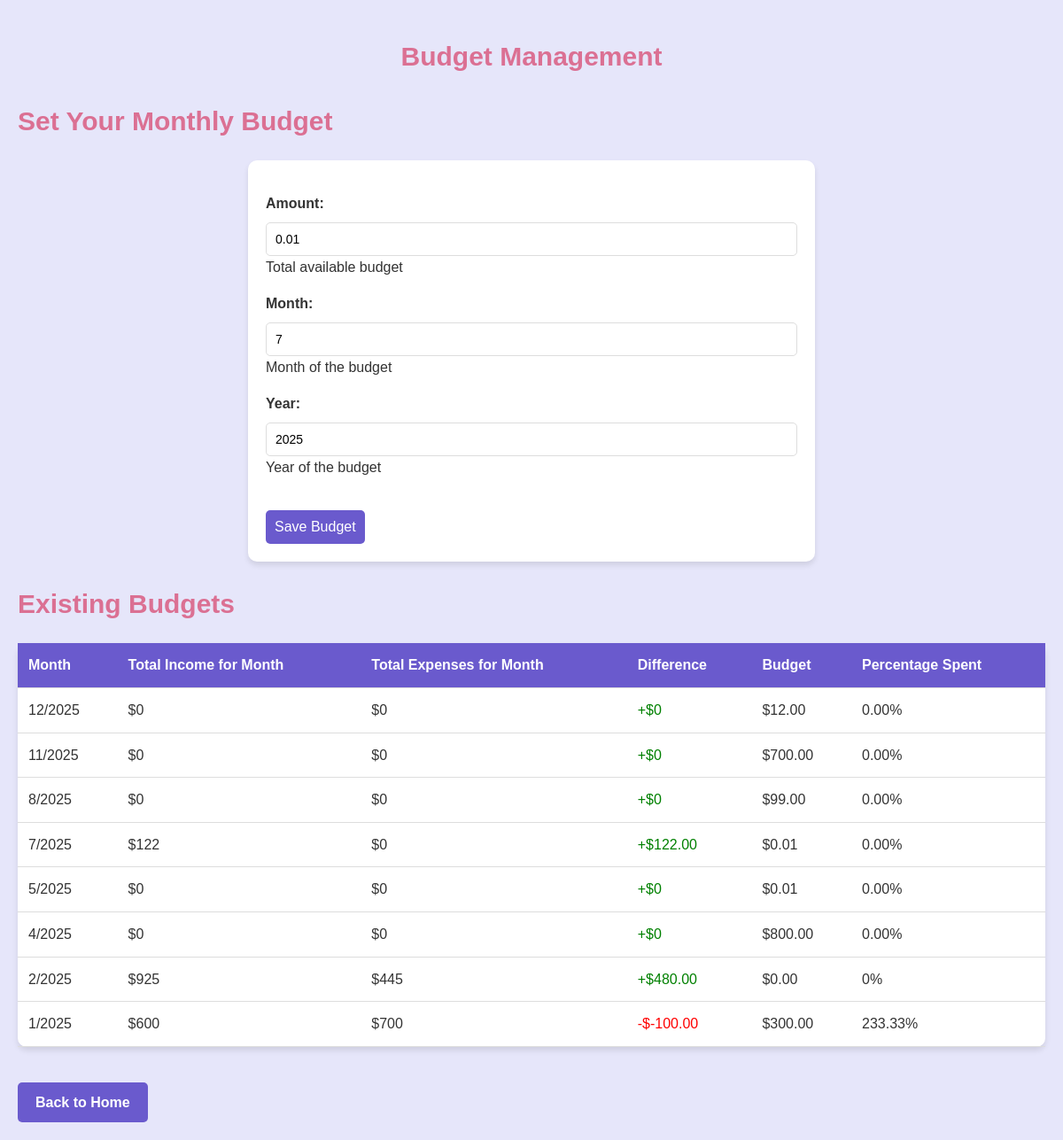
The app's page /budget/ (signed in), older data.
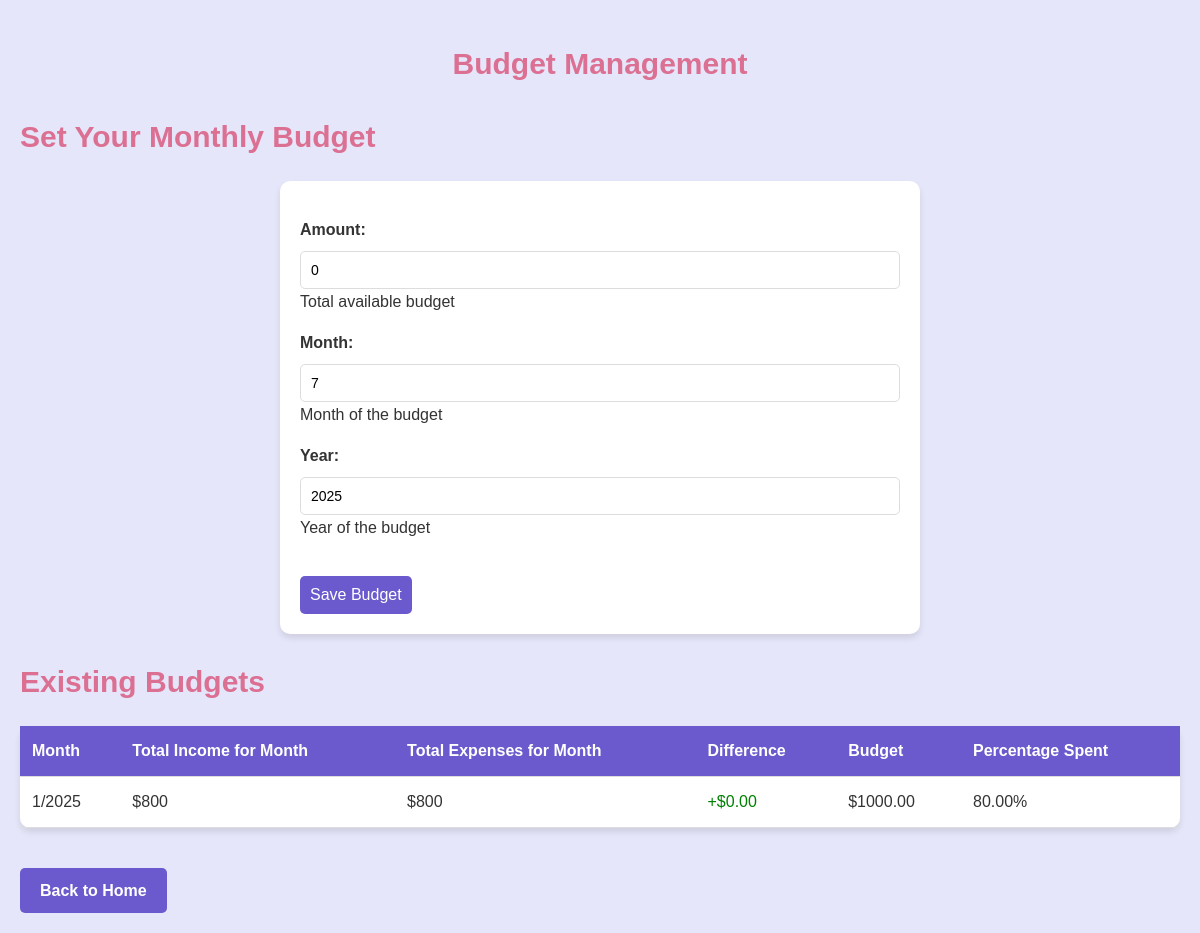
The same page, newer data.
### tracker/models.py (models this page shows, shortened)
class Budget(models.Model):
    user = models.ForeignKey(User, on_delete=models.CASCADE)
    amount = models.DecimalField(max_digits=10, decimal_places=2, default=0, help_text="Total available budget")
    month = models.IntegerField(default=date.today().month, help_text="Month of the budget")
    year = models.IntegerField(default=date.today().year, help_text="Year of the budget")
    created_at = models.DateTimeField(auto_now_add=True)
    class Meta:
        unique_together = ('user', 'month', 'year')

### tracker/views.py (the view)
# urls.py: path('budget/', views.budget, name='budget'),
@login_required(login_url='/login')
def budget(request):
    user = request.user
    current_month = date.today().month
    current_year = date.today().year
    try:
        monthly_budget = Budget.objects.get(user=user, month=current_month, year=current_year)
    except Budget.DoesNotExist:
        monthly_budget = None
    if request.method == 'POST':
        form = BudgetForm(request.POST, instance=monthly_budget)
        if form.is_valid():
            budget = form.save(commit=False)
            budget.user = user
            budget.save()
            return redirect('budget')
    else:
        form = BudgetForm(instance=monthly_budget)
    existing_budgets = Budget.objects.filter(user=user).order_by('-year', '-month')
    total_income = Transaction.objects.filter(
        user=user, type='income', date__month=current_month, date__year=current_year
    ).aggregate(Sum('amount'))['amount__sum'] or 0
    total_expense = Transaction.objects.filter(
        user=user, type='expense', date__month=current_month, date__year=current_year
    ).aggregate(Sum('amount'))['amount__sum'] or 0
    balance = round(total_income - total_expense, 2)
    for budget in existing_budgets:
        budget.total_income = Transaction.objects.filter(
            type='income', date__month=budget.month, date__year=budget.year
        ).aggregate(Sum('amount'))['amount__sum'] or 0
        budget.total_expense = Transaction.objects.filter(
            type='expense', date__month=budget.month, date__year=budget.year
        ).aggregate(Sum('amount'))['amount__sum'] or 0
        budget.difference = round(budget.total_income - budget.total_expense, 2)
        if budget.amount > 0:
            budget.expense_percentage = round((budget.total_expense / budget.amount) * 100, 2)
        else:
            budget.expense_percentage = 0
    return render(request, 'budgets/budget.html', {
        'form': form,
        'total_income': total_income,
        'total_expense': total_expense,
        'balance': balance,
        'existing_budgets': existing_budgets
    })

### tracker/forms.py
class BudgetForm(forms.ModelForm):
    class Meta:
        model = Budget
        fields = ['amount', 'month', 'year']
        widgets = {
            'amount': forms.NumberInput(attrs={'step': '0.01'}),
            'month': forms.Select(choices=[(i, i) for i in range(1, 13)]),
            'year': forms.Select(choices=[(y, y) for y in range(2020, datetime.now().year + 2)])
        }

### tracker/templates/budgets/budget.html (shortened to what this page needs)
{% extends 'base.html' %}
{% block content %}
<div class="budget-container">
    <h1>Budget Management</h1>
<h2>Set Your Monthly Budget</h2>
<form id="add-budget-form" method="post">
    {{ form.as_p }}
    <button class="btn" type="submit">Save Budget</button>
</form>
<h2>Existing Budgets</h2>
<table>
    <thead>
        <tr>
            <th>Month</th>
            <th>Total Income for Month</th>
            <th>Total Expenses for Month</th>
            <th>Difference</th>
            <th>Budget</th>
            <th>Percentage Spent</th>
        </tr>
    </thead>
    <tbody>
        {% for budget in existing_budgets %}
        <tr>
            <td>{{ budget.month }}/{{ budget.year }}</td>
            <td>${{ budget.total_income }}</td>
            <td>${{ budget.total_expense }}</td>
            <td>
                {% if budget.difference >= 0 %}
                    <span style="color: green;">+${{ budget.difference }}</span>
                {% else %}
                    <span style="color: red;">-${{ budget.difference|floatformat:2 }}</span>
                {% endif %}
            </td>
            <td>${{ budget.amount }}</td>
            <td>{{ budget.expense_percentage }}%</td>
        </tr>
        {% empty %}
        <tr><td colspan="6">No budgets found.</td></tr>
        {% endfor %}
    </tbody>
</table>
<a href="{% url 'index' %}" class="home-link">Back to Home</a>
</div>
{% endblock %}

### tracker/templates/base.html (shortened to what this page needs)
{% load static %}
<!DOCTYPE html>
<html lang="en">
<head>
    <link rel="stylesheet" href="{% static 'generic_styles.css' %}" >
</head>
<body>
    <div id="content">
        {% block content %}{% endblock %}
    </div>
</body>
</html>

### tracker/static/generic_styles.css (style rules this page uses)
body { background-color: #e6e6fa; font-family: 'Arial', sans-serif; color: #333; line-height: 1.6; margin: 0; padding: 20px; }
.btn { background-color: #6a5acd; color: white; padding: 10px; border: none; border-radius: 5px; cursor: pointer; transition: background-color 0.3s; text-align: center; margin-top: 20px; font-size: 16px; }
h1 { color: #db7093; text-align: center; margin-bottom: 20px; font-size: 30px; }
h2 { color: #db7093; margin-bottom: 20px; font-size: 30px; }
a { display: inline-block; margin-top: 15px; color: #6a5acd; text-decoration: none; font-weight: bold; text-align: center; }
table { width: 100%; border-collapse: collapse; margin: 20px 0; background-color: #ffffff; border-radius: 10px; box-shadow: 0 4px 6px rgba(0, 0, 0, 0.1); }
table th, table td { padding: 12px; text-align: left; border-bottom: 1px solid #ddd; }
table th { background-color: #6a5acd; color: white; font-weight: bold; }
.home-link { display: inline-block; margin-top: 20px; padding: 10px 20px; background-color: #6a5acd; color: white; text-decoration: none; border-radius: 5px; transition: background-color 0.3s; }
form { background-color: #ffffff; padding: 20px; border-radius: 10px; box-shadow: 0 4px 6px rgba(0, 0, 0, 0.1); max-width: 600px; margin: 20px auto; }
form p { margin-bottom: 15px; }
form label { display: block; margin-bottom: 8px; color: #333; font-weight: bold; }
form input[type="text"], form input[type="date"], form input[type="number"], form select, form textarea { width: 100%; padding: 10px; border: 1px solid #ddd; border-radius: 5px; font-size: 14px; box-sizing: border-box; }
form select { appearance: none; background-color: white; }

Row changes from the older to the newer data that the page shows:
removed Budget: amount "0.01", month "7", year "2025", total_income "122", total_expense "0", difference "122.00", expense_percentage "0.00"
removed Budget: month "12", year "2025", total_income "0", total_expense "0", difference "0", amount "12.00", expense_percentage "0.00"
removed Budget: month "11", year "2025", total_income "0", total_expense "0", difference "0", amount "700.00", expense_percentage "0.00"
removed Budget: month "8", year "2025", total_income "0", total_expense "0", difference "0", amount "99.00", expense_percentage "0.00"
removed Budget: month "5", year "2025", total_income "0", total_expense "0", difference "0", amount "0.01", expense_percentage "0.00"
removed Budget: month "4", year "2025", total_income "0", total_expense "0", difference "0", amount "800.00", expense_percentage "0.00"
removed Budget: month "2", year "2025", total_income "925", total_expense "445", difference "480.00", amount "0.00", expense_percentage "0"
removed Budget: month "1", year "2025", total_income "600", total_expense "700", difference "-100.00", amount "300.00", expense_percentage "233.33"
added Budget: month "1", year "2025", total_income "800", total_expense "800", difference "0.00", amount "1000.00", expense_percentage "80.00"
Text that changed along with them:
form field amount: (not shown) → "0"
form field month: (not shown) → "7"
form field year: (not shown) → "2025"
